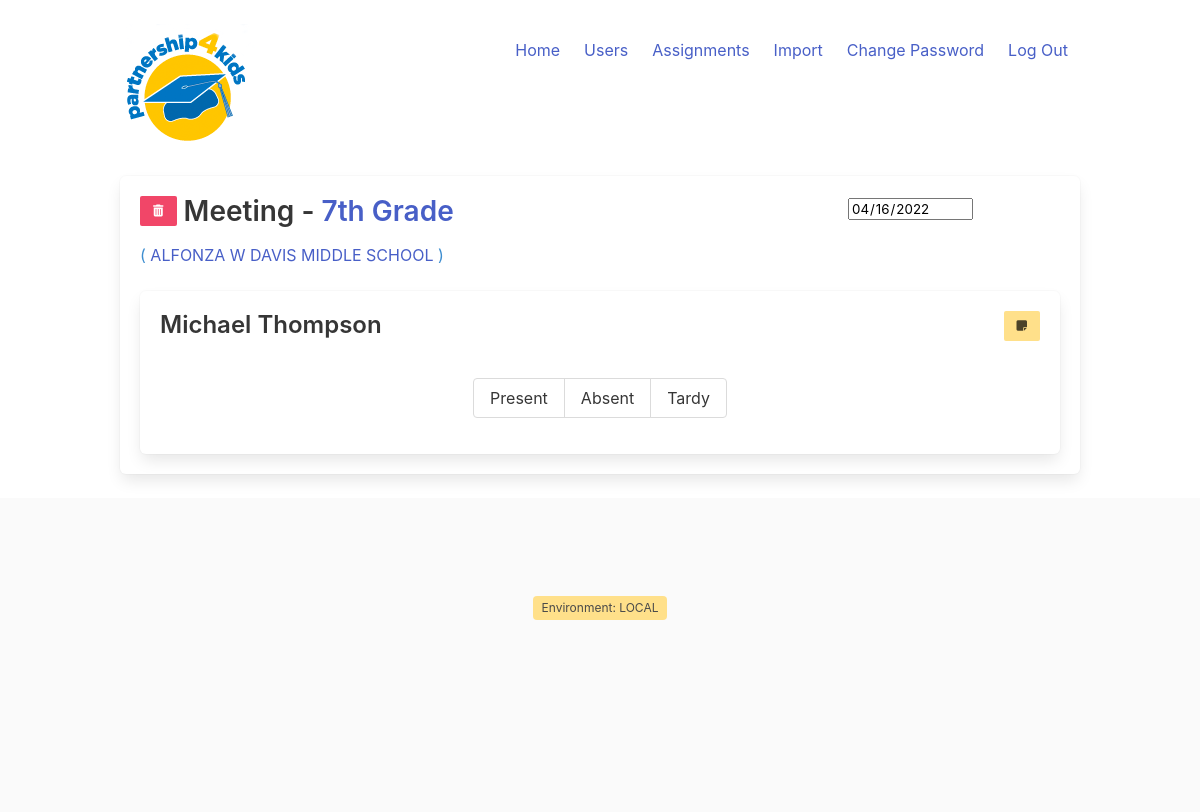
Screenshot of /meeting/1 (signed in) with the database file from the repository.
### attendance/models/classroom.py (models this page shows, shortened)
class Classroom(models.Model):
    name = models.CharField(max_length=80)
    school = models.ForeignKey(School, on_delete=models.CASCADE)
    created_at = models.DateTimeField(auto_now_add=True)
    updated_at = models.DateTimeField(auto_now=True)

### attendance/models/school.py (models this page shows, shortened)
class School(models.Model):
    id = models.CharField(max_length=15, primary_key=True)
    name = models.CharField(max_length=80)
    type = models.CharField(max_length=80, null=True, blank=True)
    created_at = models.DateTimeField(auto_now_add=True)
    updated_at = models.DateTimeField(auto_now=True)

### attendance/models/meeting.py (models this page shows)
class Meeting(models.Model):
    date = models.DateField(default=datetime.now)
    type = models.TextField(max_length=1, choices=AssignmentTypes.choices, default='', blank=False, null=False)
    tid = models.CharField(max_length=50, blank=False, null=False)
    month = models.ForeignKey(Month, on_delete=models.CASCADE, null=True, blank=True)
    user = models.ForeignKey(User, on_delete=models.CASCADE)
    created_at = models.DateTimeField(auto_now_add=True)
    updated_at = models.DateTimeField(auto_now=True)

### attendance/models/student.py (models this page shows)
class Student(models.Model):
    nde_id = models.CharField(max_length=15, null=False, blank=False, primary_key=True)
    first_name = models.CharField(max_length=80)
    last_name = models.CharField(max_length=80)
    classroom = models.ForeignKey(Classroom, on_delete=models.CASCADE)
    dob = models.DateField(null=True, blank=True)
    gender = models.TextField(max_length=1, choices=Gender.choices, default='', blank=True, null=True)
    street = models.CharField(max_length=200, null=True, blank=True)
    city = models.CharField(max_length=50, null=True, blank=True)
    state = models.CharField(max_length=2, null=True, blank=True)
    zip = models.CharField(max_length=20, null=True, blank=True)
    email = models.CharField(max_length=100, null=True, blank=True)
    phone = models.CharField(max_length=100, null=True, blank=True)
    notes = models.TextField(max_length=200, null=True, blank=True)
    created_at = models.DateTimeField(auto_now_add=True)
    updated_at = models.DateTimeField(auto_now=True)
    def __str__(self):
        return f'{self.first_name} {self.last_name}'

### attendance/views/meetings.py (the view)
# urls.py: path('meeting/<int:id>', views.editmeeting, name='editmeeting'),
@login_required
def editmeeting(request, id):
    meeting = get_object_or_404(Meeting, pk=id)
    if meeting.type == AssignmentTypes.CLASSROOM:
        classroom = get_object_or_404(Classroom, pk=meeting.tid)
        students = classroom.student_set.order_by('last_name', 'first_name').all()
    if meeting.type == AssignmentTypes.STUDENT:
        student = get_object_or_404(Student, pk=meeting.tid)
        students = [student]
        classroom = student.classroom
    attendance = Attendance.objects.filter(meeting=meeting).all()
    notesform = NotesForm()
    return render(request, 'attendance/meeting.html', {
        'students': students,
        'classroom': classroom,
        'meeting': meeting,
        'attendance': attendance,
        'notesform': notesform
    })

### attendance/forms/notesform.py
class NotesForm(forms.Form):
    Note = forms.CharField(widget=CKEditorWidget(), label=False)

### attendance/templatetags/attendancetags.py (called while the page is built)
@register.simple_tag()
def version():
    last_deployed = ''
    try:
        this_host = config('HOSTING', default='LOCAL')
        if this_host == 'HEROKU':
            checkfile = path.join(settings.BASE_DIR, 'manage.py')
            if path.exists(checkfile):
                try:
                    with open(checkfile) as reader:
                        last_deployed = path.getctime(checkfile)
                        return datetime.fromtimestamp( last_deployed ).strftime('%m/%d/%Y %H:%M:%S')
                except Exception as e:
                    last_deployed = '[unable to open file]'
            else:
                last_deployed = '[check file not found]'
        else:
            last_deployed = 'Environment: ' + this_host
    except AttributeError as e:
        last_deployed = '[HOSTING not set in .env]'
    return last_deployed

@register.simple_tag(takes_context=True)
def current_view_class(context):
    classes = []
    if context.request.user.is_anonymous:
        classes.append("user-anonymous")
    if context.request.user.is_superuser:
        classes.append("user-sysadmin")
    if context.request.path == '/':
        classes.append("page-home")
    else:
        classes.append( 'page-' + context.request.path[1:].replace('/','-') )
    return " ".join(classes)

@register.simple_tag()
def has_attendance_of(set, student, type, text=' is-primary'):
    if set is not None:
        result = set.filter(student_id=student)
        if result.count() > 0:
            if result[0].status == type:
                return text
    return ''

@register.filter(name='has_group')
def has_group(user, group_name):
    return user.groups.filter(name=group_name).exists()

### templates/attendance/meeting.html (shortened to what this page needs)
{% extends "base.html" %}
{% block content %}
    <div class="columns">
        <div class="column">
            <h2>
                <button class="button is-danger is-small deletemeeting" data-rel="{{ meeting.id }}">
            <i class="fas fa-trash-alt"></i>
            </button>
                Meeting -
                <a class="note-trigger" data-type="classroom" data-id="{{ classroom.id }}" data-name="{{ classroom.name }} - {{ meeting.date }}" data-target="notes-modal">
                {{ classroom.name }}
                </a>
            </h2>
            <div class="is-size-6 has-text-info">(
                <a class="note-trigger" data-type="school" data-id="{{ classroom.school.id }}" data-name="{{ classroom.school.name }}" data-target="notes-modal">
                {{ classroom.school.name }}
                </a>
                )</div>
        </div>
        <div class="column is-one-quarter-desktop">
            <input data-meeting="{{ meeting.id }}" readonly type="date" value="{{ meeting.date|date:"Y-m-d" }}" name="meeting_date" id="meeting_date"/>
        </div>
    </div>
    {% for student in students %}
        {% include 'partials/user/student_attendance_row.html' with meetingid=meeting.id student=student attendance=attendance only %}
    {% endfor %}
{% endblock %}

### templates/partials/user/student_attendance_row.html
{% load attendancetags %}
<div class="studentattendancerow box">
    <div class="columns is-mobile">
        <div class="column">
            <h3>{{ student }}</h3>
        </div>
        <div class="column has-text-right">
            <button class="note-trigger button is-warning is-small" data-type="student" data-id="{{ student.nde_id }}" data-name="{{ student }}" data-target="notes-modal"><span class="fas fa-sticky-note"></span></button>
        </div>
    </div>
    <div class="attendance field has-addons has-addons-centered">
        <p class="control">
            <button class="button{% has_attendance_of attendance student.nde_id 'p' %}" data-rel="{{ student.nde_id }}" data-status="p" data-meeting="{{ meetingid }}">
                <span>Present</span>
            </button>
        </p>
        <p class="control">
            <button class="button{% has_attendance_of attendance student.nde_id 'a' ' is-danger'  %}" data-rel="{{ student.nde_id }}" data-status="a" data-meeting="{{ meetingid }}">
                <span>Absent</span>
            </button>
        </p>
        <p class="control">
            <button class="button{% has_attendance_of attendance student.nde_id 't' ' is-warning' %}" data-rel="{{ student.nde_id }}" data-status="t" data-meeting="{{ meetingid }}">
                <span>Tardy</span>
            </button>
        </p>
    </div>
</div>

### attendance/static/css/styles.css (style rules this page uses)
html, body { height: 100% }

### rows the page displays
Classroom: name "7th Grade", school.name "ALFONZA W DAVIS MIDDLE SCHOOL"
Meeting: meeting_date "04/16/2022"
Student: first_name+last_name "Michael Thompson"
